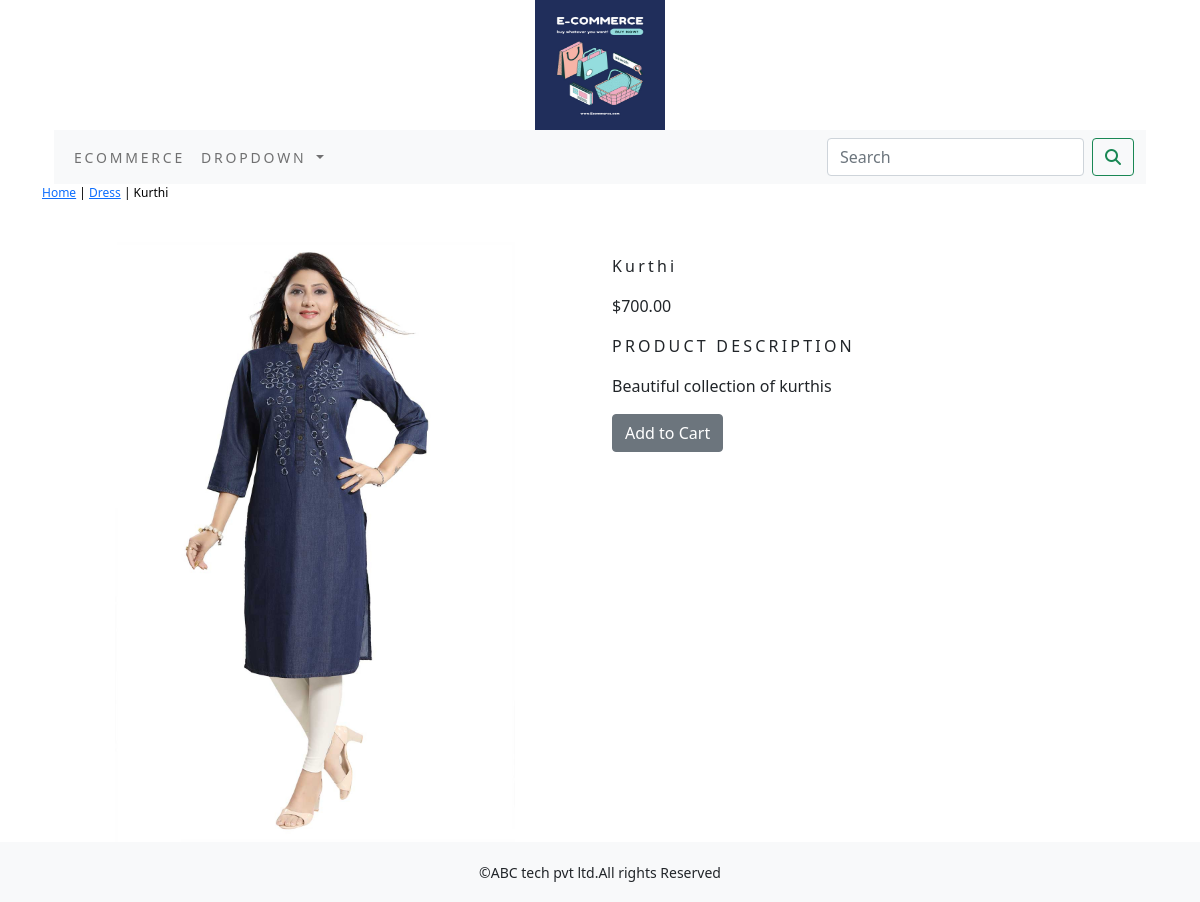
Screenshot of /shop/dress/kurthi/ with the database file from the repository.
### Ecommerceapp/models.py (models this page shows, shortened)
class Products(models.Model):
    name=models.CharField(max_length=250,unique=True)
    slug = models.SlugField(max_length=250, unique=True)
    description = models.TextField(blank=True)
    price = models.DecimalField(max_digits=10,decimal_places=2)
    category=models.ForeignKey(Category,on_delete=models.CASCADE)
    image = models.ImageField(upload_to='product', blank=True)
    stock=models.IntegerField()
    available=models.BooleanField(default=True)
    created=models.DateTimeField(auto_now_add=True)
    updated=models.DateTimeField(auto_now_add=True)
    class Meta:
        ordering = ('name',)
        verbose_name = 'product'
        verbose_name_plural = 'products'

class Category(models.Model):
    name=models.CharField(max_length=250,unique=True)
    slug=models.SlugField(max_length=250,unique=True)
    description=models.TextField(blank=True)
    image=models.ImageField(upload_to='category',blank=True)
    class Meta:
        ordering=('name',)
        verbose_name='category'
        verbose_name_plural='categories'
    def get_url(self):
        return reverse('Ecommerceapp:products_by_category',args=[self.slug])
    def __str__(self):
            return '{}'.format(self.name)

### Ecommerceapp/views.py (the view)
# urls.py: path('<slug:c_slug>/<slug:products_slug>/', views.prodetail, name='productCatdetail')
def prodetail(request,c_slug,products_slug):
    try:
        products=Products.objects.get(category__slug=c_slug,slug=products_slug)
    except Exception as e:
        raise e
    return render(request,'product.html',{'products':products})

### Ecommerceapp/context_processors.py (called while the page is built)
def menu_links(request):
    links=Category.objects.all()
    return dict(links=links)

### cart/context_processors.py (called while the page is built)
def counter(request):
    item_count=0
    if 'admin' in request.path:
        return {}
    else:
        try:
            cart=cart=Cart.objects.filter(cart_id=__cart_id(request))
            car_items=CartItem.objects.all().filter(cart=cart[:1])
            for cart_item in car_items:
                item_count += cart_item.quantity
        except Cart.DoesNotExist:
            item_count=0
    return dict(item_count=item_count)

### cart/views.py (called while the page is built)
def __cart_id(request):
    cart=request.session.session_key
    if not cart:
        cart=request.session.create()
    return cart

### templates/product.html (shortened to what this page needs)
{% extends 'base.html' %}
{% load static %}
{% block content %}
<div class="row my_prod_row_class">
    <div class="mx_auto">
        <p>
            <a href="{% url 'Ecommerceapp:allprocat' %}">Home</a> |
            <a href="{{ products.category.get_url }}">{{ products.category }}</a> |
            {{ products.name }}
        </p>
    </div>
    <div class="container">
        <br>
        <div class="row">
            <div class="col-12 col-sm-12 col-md-12 col-lg-6 text-center">
                <div style="min-width: 18rem;">
                    <img class="img-fluid" style="width: 400px;" src="{{ products.image.url }}" alt="{{ products.name }}">
                </div>
            </div>
            <div class="col-12 col-sm-12 col-md-12 col-lg-6">
                <div>
                    <h1 class="my_prod_title">{{ products.name }}</h1>
                    <p>${{ products.price }}</p>
                    <p class="my_title">Product Description</p>
                    <p class="text-justify my_rod_text">{{ products.description }}</p>
                    {% if products.stock <= 0 %}
                        <p class="text-justify my_prod_text"><b>Out of Stock</b></p>
                    {% else %}
                        <a class="btn btn-secondary" href="{% url 'cart:add_cart' product_id=products.id %}">Add to Cart</a>
                    {% endif %}
                </div>
            </div>
        </div>
    </div>
</div>
{% endblock %}

### static/css/custom.css (style rules this page uses)
.my_title { font-size: 16px; text-transform: uppercase; letter-spacing: .2em; }
.my_prod_row_class .mx_auto { color:#000; font-size:12px; text-decoration:none; }
.my_prod_title { font-size:16px; text_transform:uppercase; letter-spacing:.2em; padding-top:15px; padding-bottom:10px }

### rows the page displays
Products: category "Dress", name "Kurthi", image (picture), price "700.00", description "Beautiful collection of kurthis"
